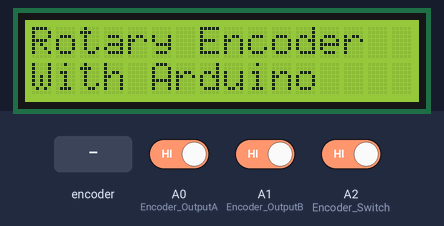
Simulated run of this sketch. Board: Arduino Uno, built with avr-gcc and run on an emulated ATmega328P. Shown: 16×2 character LCD. The test bench sets the inputs (shaded band); at power-on: A2 (Encoder_Switch) HIGH, A0 (Encoder_OutputA) HIGH, A1 (Encoder_OutputB) HIGH.

Above: at 1.3 s.
1.4 s: rotary encoder on A0 (Encoder_OutputA) / A1 (Encoder_OutputB) turned 2 steps (second pin leading)
At 2.2 s:
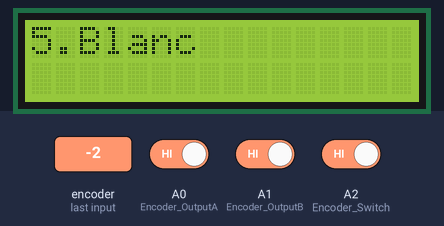
3.3 s: A2 (Encoder_Switch) driven LOW
At 4.4 s:
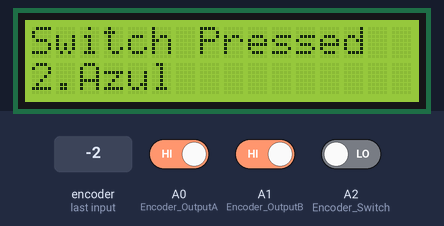
6.3 s: rotary encoder on A0 (Encoder_OutputA) / A1 (Encoder_OutputB) turned 3 steps (first pin leading)
At 7.4 s:
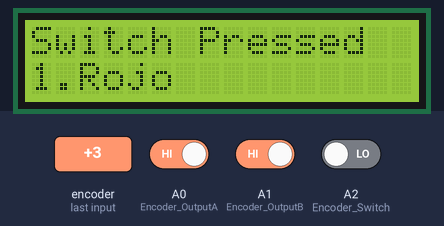
9.9 s: rotary encoder on A0 (Encoder_OutputA) / A1 (Encoder_OutputB) turned 1 step (first pin leading)
At 10.9 s:
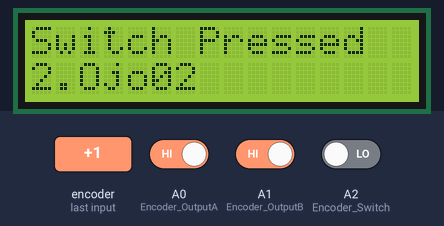
13.1 s: rotary encoder on A0 (Encoder_OutputA) / A1 (Encoder_OutputB) turned 3 steps (first pin leading)
At 13.39 s:
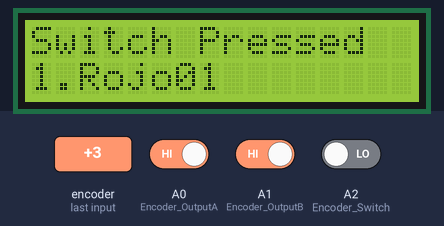
16.7 s: rotary encoder on A0 (Encoder_OutputA) / A1 (Encoder_OutputB) turned 1 step (first pin leading)
Timing chart, 0 to 19.7 s (numbered marks = the images above; inputs shaded):
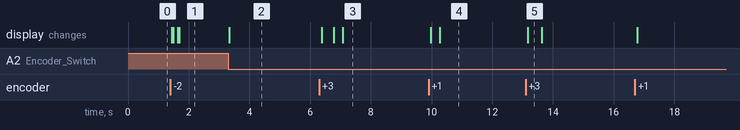

The sketch:

stage02.ino
```cpp
#include <LiquidCrystal_I2C.h>

LiquidCrystal_I2C lcd(0x27, 16, 2);
int Encoder_OutputA = A0; // CLK of the encoder
int Encoder_OutputB = A1; // DT of the encoder
int Encoder_Switch = A2;  // Encoder sw

#define inputTimeOut 10000
////Global time variable, Hour : Minute Settings
//unsigned int setHour = 0;
//unsigned int setMinute = 0;
////////

char *menu1[] = {"1.Rojo ", "2.Azul ", "3.Verde","4.Amari", "5.Blanc", "6.Back "}; //Menu declaration
char *rojo[] = {"1.Rojo01", "2.Ojo02","3.Back "}; //submenu for the first item of main maanu
///////
bool humanInputActive = false;

//unsigned long inputTimeOut = 10000;   //time out for human input session, milliseconds
unsigned long lastInputTime = millis(); //keep track of time of last human input

int Previous_Output;
int Encoder_Count;
////////////////////

int Menu1Max = 5; //max value for Menu1.
//int Menu1Min = 0; //min value for Menu1.

int rojoTop = 3;

///////////////////
void setup() {
  lcd.init();
  lcd.backlight();
  printAt("Rotary Encoder", 0, 0);
  printAt("With Arduino", 0, 1);
 //printAt(menu1[Encoder_Count], 0, 1);
  //delay(2000);
  //Pin Mode decleration
  pinMode(Encoder_OutputA, INPUT);
  pinMode(Encoder_OutputB, INPUT);
  pinMode(Encoder_Switch, INPUT);

  Previous_Output = digitalRead(Encoder_OutputA);
}

//Main run time
void loop() {
  RtUpdate();
  lcdBackLight();
}

//Rotary Encoder Update()
void RtUpdate(){
  if (digitalRead(Encoder_OutputA) != Previous_Output)
  {
    lastInputTime = millis();
    if (digitalRead(Encoder_OutputB) != Previous_Output)
    {
      Encoder_Count++;
      if(Encoder_Count > Menu1Max){Encoder_Count = Menu1Max;}
      lcd.clear();
      //lcd.print(Encoder_Count);
      lcd.print(menu1[Encoder_Count]);
      //printAt(menu1[Encoder_Count], 0, 0);
      //printAt("Clockwise", 0, 1);
    }
    else
    {
      Encoder_Count--;
      if(Encoder_Count < 0){Encoder_Count = 0;}
      lcd.clear();
      //lcd.print(Encoder_Count);
      //lcd.print(menu1[Encoder_Count]);
      printAt(menu1[Encoder_Count], 0, 0);
      //printAt("Anti - Clockwise", 0, 1);
    }
  }
  Previous_Output = digitalRead(Encoder_OutputA);
  if (digitalRead(Encoder_Switch) == 0)
  {
    lastInputTime = millis();
    lcd.clear();
    printAt("Switch Pressed", 0, 0);
    printAt(rojo[Encoder_Count], 0, 1);
  }
  //input time out
  if ( (millis() - lastInputTime) > inputTimeOut ) {
    humanInputActive = false;
  } else {
    humanInputActive = true;
  }
}
//Lcd print function
void printAt(char *s, int col, int row) {
  int i = 0;
  while (s[i] != 0) {
    lcd.setCursor(col + i, row);
    lcd.print(s[i]);
    i++;
  }
}
//StandBy BakLight
void lcdBackLight() {
  //human inout timeout to turn off lcd back light
  if (humanInputActive == true) {
    lcd.backlight();
  } else {
    lcd.noBacklight();
    lcd.clear();
  }
}

//if switche pressed for first option of the main menu
void swp(){
    }
```

Measured:
- after the input at 1.4 s, the display: first changes at once (image 1 shows a later state)
- after the input at 3.3 s, the display: changes at once (image 2)
- after the input at 6.3 s, the display: first changes after 0.09 s (image 3 shows a later state)
- after the input at 9.9 s, the display: first changes after 0.07 s (image 4 shows a later state)
- after the input at 13.1 s, the display: changes after 0.06 s (image 5)
